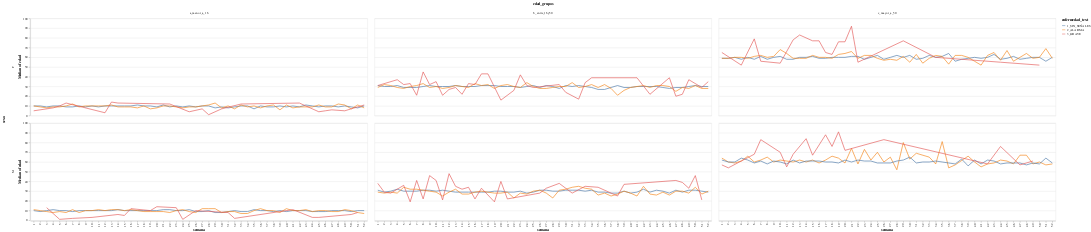

The notebook cell this image was saved under:
### Markdown cell above
More detailed:

### Code cell
enc_dengue=alt_dengue.encode(
    x='semana:O',
    y='median(edad):Q',
    color='enfermedad_text:N',
    tooltip=['median(edad)','semana:O']
).interactive()

enc_dengue.mark_line().facet(
    row='sexo:N',
    column='edad_grupos:N'
)

### Figure 1 — Vega specification as saved in the notebook (floating-point values rounded to 4 significant figures; data arrays with more than 128 entries replaced by an {"elided": "..."} marker saying what was removed)
{"$schema": "https://vega.github.io/schema/vega/v5.json", "data": [{"name": "param_1_store"}, {"name": "source_0", "values": {"elided": "764 records"}}, {"name": "column_domain", "values": [{"edad_grupos": "b_entre_16y50", "count": 274}, {"edad_grupos": "a_menor_a_16", "count": 247}, {"edad_grupos": "c_mayor_a_50", "count": 243}]}, {"name": "row_domain", "values": [{"sexo": "F", "count": 385}, {"sexo": "M", "count": 379}]}, {"name": "source_0_x_domain_semana", "values": [{"semana": 1}, {"semana": 2}, {"semana": 24}, {"semana": 7}, {"semana": 27}, {"semana": 16}, {"semana": 3}, {"semana": 4}, {"semana": 14}, {"semana": 6}, {"semana": 5}, {"semana": 12}, {"semana": 41}, {"semana": 8}, {"semana": 9}, {"semana": 48}, {"semana": 50}, {"semana": 17}, {"semana": 25}, {"semana": 15}, {"semana": 28}, {"semana": 10}, {"semana": 21}, {"semana": 18}, {"semana": 11}, {"semana": 20}, {"semana": 13}, {"semana": 33}, {"semana": 23}, {"semana": 39}, {"semana": 19}, {"semana": 49}, {"semana": 44}, {"semana": 29}, {"semana": 22}, {"semana": 38}, {"semana": 37}, {"semana": 26}, {"semana": 45}, {"semana": 34}, {"semana": 31}, {"semana": 30}, {"semana": 32}, {"semana": 51}, {"semana": 35}, {"semana": 42}, {"semana": 36}, {"semana": 40}, {"semana": 46}, {"semana": 43}, {"semana": 47}, {"semana": 52}]}, {"name": "source_0_y_domain_median_edad", "values": [{"min": 1, "max": 92}]}, {"name": "source_0_color_domain_enfermedad_text", "values": [{"enfermedad_text": "1_SIN_SEÑALES"}, {"enfermedad_text": "2_ALARMA"}, {"enfermedad_text": "3_GRAVE"}]}], "signals": [{"name": "x_step", "value": 20}, {"name": "view_1_width", "update": "bandspace(domain('x').length, 1, 0.5) * x_step"}, {"name": "view_1_height", "value": 300}, {"name": "unit", "value": {}, "on": [{"events": "pointermove", "update": "isTuple(group()) ? group() : unit"}]}, {"name": "param_1", "update": "vlSelectionResolve(\"param_1_store\", \"union\")"}], "marks": [{"type": "group", "name": "row-title", "title": {"text": "sexo", "style": "guide-title", "orient": "left", "offset": 10}, "role": "row-title"}, {"type": "group", "name": "column-title", "title": {"text": "edad_grupos", "style": "guide-title", "offset": 10}, "role": "column-title"}, {"type": "group", "name": "row_header", "from": {"data": "row_domain"}, "sort": {"field": "datum[\"sexo\"]", "order": "ascending"}, "encode": {"update": {"height": {"signal": "view_1_height"}}}, "axes": [{"scale": "y", "grid": false, "orient": "left", "title": "Median of edad", "labelOverlap": true, "tickCount": {"signal": "ceil(view_1_height/40)"}, "zindex": 0}], "title": {"text": {"signal": "isValid(parent[\"sexo\"]) ? parent[\"sexo\"] : \"\"+parent[\"sexo\"]"}, "orient": "left", "style": "guide-label", "frame": "group", "offset": 10}, "role": "row-header"}, {"type": "group", "name": "column_header", "from": {"data": "column_domain"}, "sort": {"field": "datum[\"edad_grupos\"]", "order": "ascending"}, "encode": {"update": {"width": {"signal": "view_1_width"}}}, "title": {"text": {"signal": "isValid(parent[\"edad_grupos\"]) ? parent[\"edad_grupos\"] : \"\"+parent[\"edad_grupos\"]"}, "style": "guide-label", "offset": 10, "frame": "group"}, "role": "column-header"}, {"type": "group", "name": "column_footer", "from": {"data": "column_domain"}, "sort": {"field": "datum[\"edad_grupos\"]", "order": "ascending"}, "encode": {"update": {"width": {"signal": "view_1_width"}}}, "axes": [{"scale": "x", "zindex": 0, "orient": "bottom", "title": "semana", "grid": false, "labelAlign": "right", "labelAngle": 270, "labelBaseline": "middle"}], "role": "column-footer"}, {"type": "group", "name": "cell", "from": {"facet": {"data": "source_0", "name": "facet", "groupby": ["sexo", "edad_grupos"], "aggregate": {"cross": true}}}, "sort": {"field": ["datum[\"sexo\"]", "datum[\"edad_grupos\"]"], "order": ["ascending", "ascending"]}, "encode": {"update": {"height": {"signal": "view_1_height"}, "width": {"signal": "view_1_width"}}}, "signals": [{"name": "facet", "value": {}, "on": [{"events": [{"source": "scope", "type": "pointermove"}], "update": "isTuple(facet) ? facet : group(\"cell\").datum"}]}, {"name": "param_1_semana", "on": [{"events": [{"source": "view", "type": "dblclick"}], "update": "null"}, {"events": {"signal": "param_1_translate_delta"}, "update": "panLinear(param_1_translate_anchor.extent_x, -param_1_translate_delta.x / view_1_width)"}, {"events": {"signal": "param_1_zoom_delta"}, "update": "zoomLinear(domain(\"x\"), param_1_zoom_anchor.x, param_1_zoom_delta)"}]}, {"name": "param_1_tuple", "on": [{"events": [{"signal": "param_1_semana"}], "update": "param_1_semana ? {unit: \"view_1\" + '__facet_row_' + (facet[\"sexo\"]) + '__facet_column_' + (facet[\"edad_grupos\"]), fields: param_1_tuple_fields, values: [param_1_semana]} : null"}]}, {"name": "param_1_tuple_fields", "value": [{"field": "semana", "channel": "x", "type": "E"}]}, {"name": "param_1_translate_anchor", "value": {}, "on": [{"events": [{"source": "scope", "type": "pointerdown"}], "update": "{x: x(unit), y: y(unit), extent_x: domain(\"x\")}"}]}, {"name": "param_1_translate_delta", "value": {}, "on": [{"events": [{"source": "window", "between": [{"source": "scope", "type": "pointerdown"}, {"source": "window", "type": "pointerup"}], "consume": true, "type": "pointermove"}], "update": "{x: param_1_translate_anchor.x - x(unit), y: param_1_translate_anchor.y - y(unit)}"}]}, {"name": "param_1_zoom_anchor", "on": [{"events": [{"source": "scope", "consume": true, "type": "wheel"}], "update": "{x: invert(\"x\", x(unit)), y: invert(\"y\", y(unit))}"}]}, {"name": "param_1_zoom_delta", "on": [{"events": [{"source": "scope", "type": "wheel", "consume": true}], "update": "pow(1.001, event.deltaY * pow(16, event.deltaMode))", "force": true}]}, {"name": "param_1_modify", "on": [{"events": {"signal": "param_1_tuple"}, "update": "modify(\"param_1_store\", param_1_tuple, true)"}]}], "marks": [{"type": "group", "name": "view_1_pathgroup", "from": {"facet": {"data": "facet", "name": "faceted_path_view_1_main", "groupby": ["enfermedad_text"]}}, "encode": {"update": {"width": {"field": {"signal": null, "datum": null, "group": "width", "parent": null}}, "height": {"field": {"signal": null, "datum": null, "group": "height", "parent": null}}}}, "marks": [{"type": "line", "name": "view_1_marks", "from": {"data": "faceted_path_view_1_main"}, "sort": {"field": "x"}, "encode": {"update": {"defined": {"signal": "isValid(datum[\"median_edad\"]) && isFinite(+datum[\"median_edad\"])"}, "stroke": {"field": "enfermedad_text", "scale": "color"}, "x": {"field": "semana", "scale": "x"}, "tooltip": {"signal": "{\"Median of edad\": format(datum[\"median_edad\"], \"\"), \"semana\": isValid(datum[\"semana\"]) ? datum[\"semana\"] : \"\"+datum[\"semana\"]}"}, "y": {"field": "median_edad", "scale": "y"}}}, "interactive": true, "style": ["line"]}]}], "axes": [{"scale": "y", "zindex": 0, "orient": "left", "labels": false, "gridScale": "x", "maxExtent": 0, "aria": false, "grid": true, "domain": false, "tickCount": {"signal": "ceil(view_1_height/40)"}, "minExtent": 0, "ticks": false}], "style": "cell"}], "scales": [{"name": "x", "type": "point", "domain": {"data": "source_0_x_domain_semana", "field": "semana", "sort": true}, "range": {"step": {"signal": "x_step"}}, "padding": 0.5}, {"name": "y", "type": "linear", "domain": [{"signal": "(data(\"source_0_y_domain_median_edad\")[0] || {}).min"}, {"signal": "(data(\"source_0_y_domain_median_edad\")[0] || {}).max"}], "range": [{"signal": "view_1_height"}, 0], "nice": true, "zero": true}, {"name": "color", "type": "ordinal", "domain": {"data": "source_0_color_domain_enfermedad_text", "field": "enfermedad_text", "sort": true}, "range": "category"}], "background": "white", "layout": {"padding": 20, "offset": {"rowTitle": 10, "columnTitle": 10}, "columns": {"signal": "length(data('column_domain'))"}, "bounds": "full", "align": "all"}, "legends": [{"stroke": "color", "symbolType": "stroke", "title": "enfermedad_text"}], "padding": 5}
